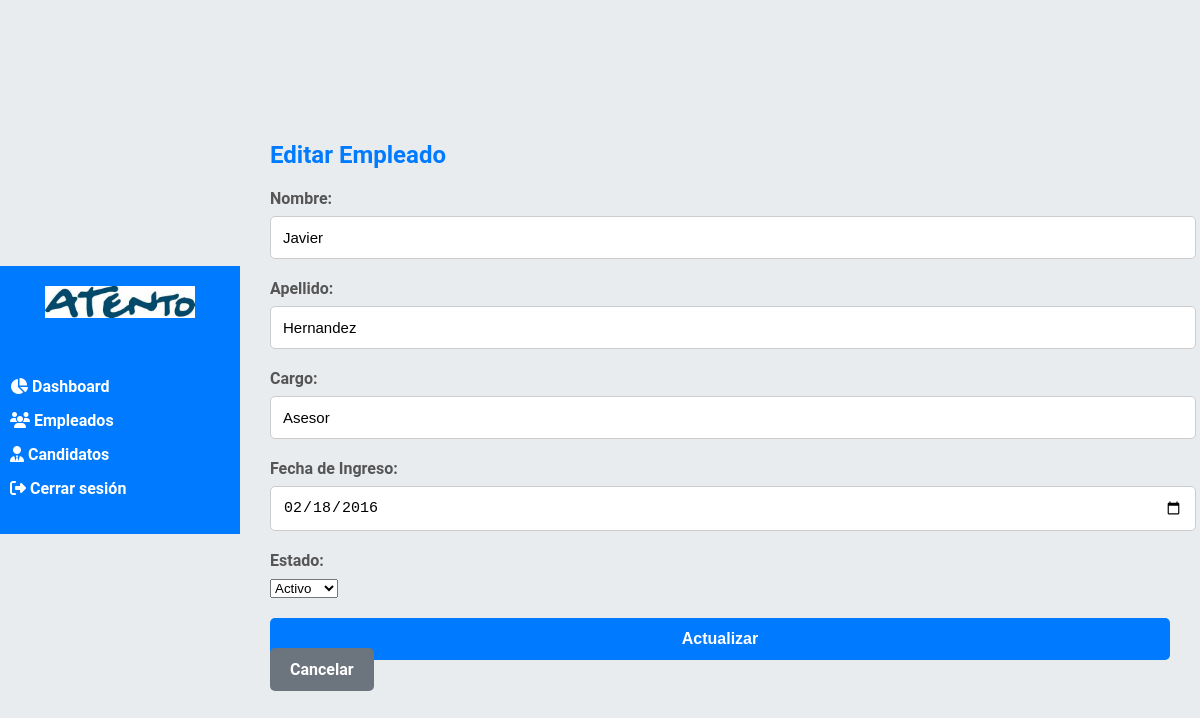
Page /empleado/editar/3 (signed in) on the committed database.
### app_RRHH.py (models this page shows)
class Empleado(db.Model):
    id = db.Column(db.Integer, primary_key=True)
    nombre = db.Column(db.String(100), nullable=False)
    apellido = db.Column(db.String(100), nullable=False)
    cargo = db.Column(db.String(100), nullable=False)
    fecha_ingreso = db.Column(db.Date, nullable=False)
    estado = db.Column(db.String(50), default='Activo')

### app_RRHH.py (the view, shortened to what this page needs)
@app.route('/empleado/editar/<int:id>', methods=['GET', 'POST'])
def editar_empleado(id):
    if 'usuario' not in session:
        return redirect(url_for('login'))
    emp = Empleado.query.get_or_404(id)
    return render_template('editar_empleado.html', empleado=emp)

### app_RRHH.py (called while the page is built)
@app.before_request
def inicializar():
    db.create_all()
    if not Usuario.query.filter_by(usuario='adm').first():
        admin = Usuario(usuario='adm', email='admin@correo.com',
                        password=generate_password_hash('admin123'))
        db.session.add(admin)
        db.session.commit()

### templates/editar_empleado.html (shortened to what this page needs)
{% extends 'base.html' %}
{% block content %}
<h2>Editar Empleado</h2>
<form method="POST">
    <div class="form-group">
        <label for="nombre">Nombre:</label>
        <input type="text" name="nombre" value="{{ empleado.nombre }}" required>
    </div>
    <div class="form-group">
        <label for="apellido">Apellido:</label>
        <input type="text" name="apellido" value="{{ empleado.apellido }}" required>
    </div>
    <div class="form-group">
        <label for="cargo">Cargo:</label>
        <input type="text" name="cargo" value="{{ empleado.cargo }}" required>
    </div>
    <div class="form-group">
        <label for="fecha_ingreso">Fecha de Ingreso:</label>
        <input type="date" name="fecha_ingreso" value="{{ empleado.fecha_ingreso.strftime('%Y-%m-%d') }}" required>
    </div>
    <div class="form-group">
        <label for="estado">Estado:</label>
        <select name="estado" required>
            <option value="Activo" {% if empleado.estado == 'Activo' %}selected{% endif %}>Activo</option>
        </select>
    </div>
    <button type="submit" class="btn">Actualizar</button>
    <a href="{{ url_for('empleados') }}" class="btn" style="background-color: #6c757d;">Cancelar</a>
</form>
{% endblock %}

### static/styles.css (style rules this page uses)
body { font-family: 'Roboto', Arial, sans-serif; background-color: #e9ecef; margin: 0; padding: 0; display: flex; justify-content: center; align-items: center; height: 100vh; color: #333333; }
h2 { margin-bottom: 20px; color: #007bff; font-weight: bold; }
.form-group { margin-bottom: 20px; text-align: left; }
.form-group label { display: block; margin-bottom: 8px; font-weight: bold; color: #555555; }
.form-group input { width: 100%; padding: 12px; border: 1px solid #cccccc; border-radius: 5px; font-size: 15px; transition: border-color 0.3s ease; }
.btn { background-color: #007bff; color: #ffffff; padding: 12px 20px; border: none; border-radius: 5px; cursor: pointer; font-size: 16px; font-weight: bold; width: 100%; transition: background-color 0.3s ease; }
a { color: #007bff; text-decoration: none; font-weight: bold; }

### rows in the picture
Empleado: nombre "Javier", apellido "Hernandez", cargo "Asesor", fecha_ingreso "02/18/2016", estado "Activo"
